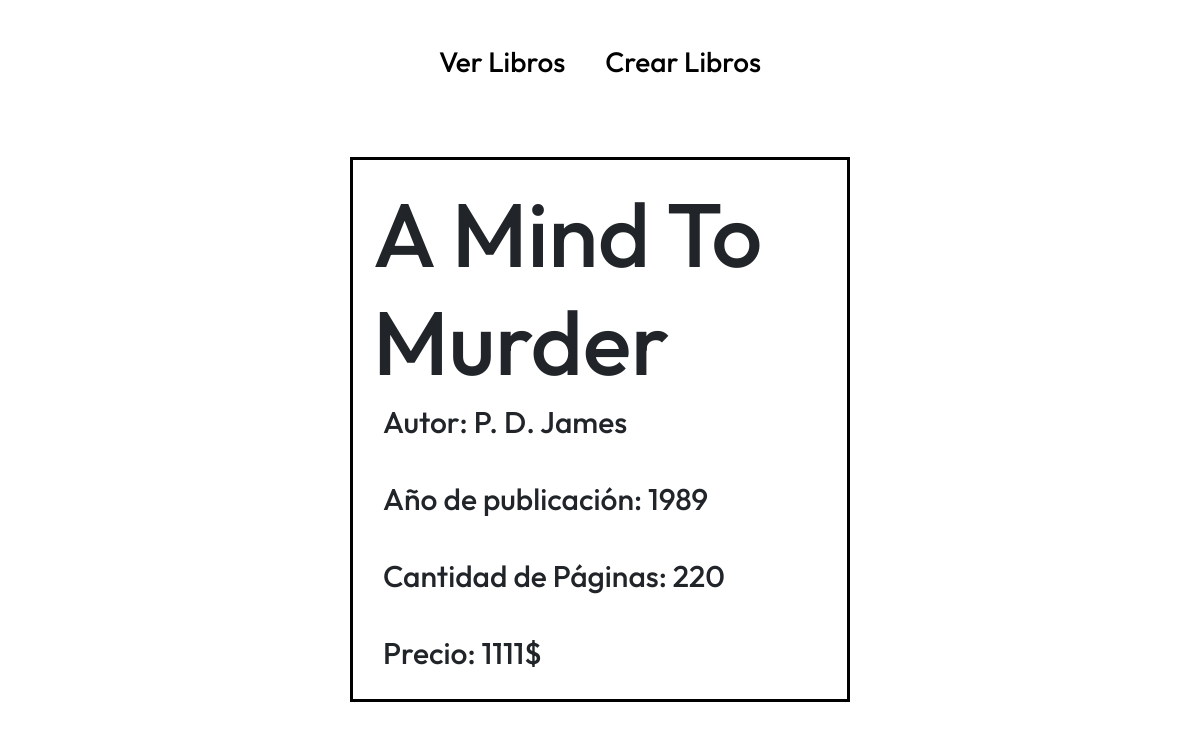
Screenshot of /ver-libro/A Mind To Murder with the database file from the repository.
### listaLibros/models.py (models this page shows)
class newBook(models.Model):
    tituloD = models.CharField(max_length=80)
    autorD = models.CharField(max_length=80)
    yearD = models.IntegerField()
    cantPagD = models.IntegerField()
    precioD = models.IntegerField()

### listaLibros/views.py (the view)
# urls.py: path("ver-libro/<str:bookTitle>", views.VerDetalles, name="ver-detalles")
def VerDetalles(request, bookTitle):
    try:
        bookModel = models.newBook.objects.get(tituloD = bookTitle)
        return render(request, "bookDetail.html", {"bookDetail": bookModel})
    except:
        return HttpResponse("Funciona")

### listaLibros/templates/bookDetail.html (shortened to what this page needs)
{% extends 'base.html' %}
{%load static%}
{% block style %}
<link rel="stylesheet" href="{% static 'bookDetail.css' %}">
{% endblock %}
{% block content %}
    <div class="bookDetailContainer">
        <h1>{{bookDetail.tituloD}}</h1>
        <h2>Autor: {{bookDetail.autorD}}</h2>
        <h2>Año de publicación: {{bookDetail.yearD}}</h2>
        <h2>Cantidad de Páginas: {{bookDetail.cantPagD}}</h2>
        <h2>Precio: {{bookDetail.precioD}}$</h2>
    </div>
{% endblock %}

### listaLibros/static/base.css (style rules this page uses)
body { margin: 25px; }

### listaLibros/static/bookDetail.css (style rules this page uses)
.bookDetailContainer { display: flex; margin: 50px; flex-flow: column wrap; justify-content: center; align-items: flex-start; margin: 50px; padding: 20px; height: auto; max-width: 500px; width: auto; border: 3px solid black; transition: 1s; }
.bookDetailContainer h1 { font-size: 90px; }
.bookDetailContainer h2 { padding-left: 10px; font-size: 30px; }

### rows the page displays
newBook: tituloD "A Mind To Murder", autorD "P. D. James", yearD "1989", cantPagD "220", precioD "1111"
